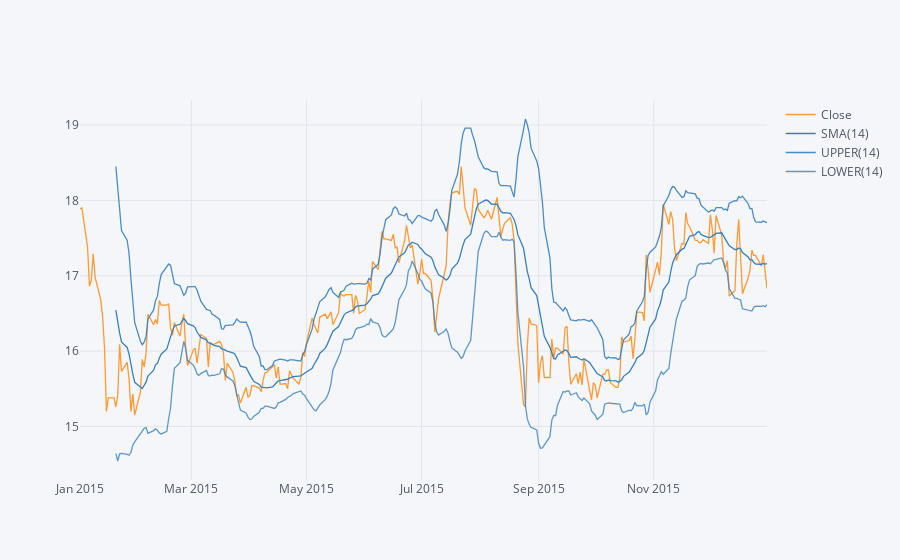

Notebook cell for this chart:
### Code cell
#Simple Moving average
BAC['Close'].ix['2015-01-01':'2016-01-01'].ta_plot(study='boll')

### Figure 1 — Plotly figure (JSON) as saved in the notebook; plotly's stock layout.template omitted (floating-point values rounded to 4 significant figures; data arrays with more than 128 entries replaced by an {"elided": "..."} marker saying what was removed)
{"data": [{"line": {"color": "rgba(255, 153, 51, 1.0)", "dash": "solid", "width": 1.3}, "mode": "lines", "name": "Close", "text": "", "type": "scatter", "x": {"elided": "261 str values"}, "y": {"elided": "261 float values"}}, {"line": {"color": "rgba(55, 128, 191, 1.0)", "dash": "solid", "width": 1.3}, "mode": "lines", "name": "SMA(14)", "text": "", "type": "scatter", "x": {"elided": "261 str values"}, "y": {"elided": "261 mixed values"}}, {"line": {"color": "rgba(55, 128, 191, 0.89999999999999991)", "dash": "solid", "width": 1.3}, "mode": "lines", "name": "UPPER(14)", "text": "", "type": "scatter", "x": {"elided": "261 str values"}, "y": {"elided": "261 mixed values"}}, {"line": {"color": "rgba(55, 128, 191, 0.79999999999999982)", "dash": "solid", "width": 1.3}, "mode": "lines", "name": "LOWER(14)", "text": "", "type": "scatter", "x": {"elided": "261 str values"}, "y": {"elided": "261 mixed values"}}], "layout": {"legend": {"bgcolor": "#F5F6F9", "font": {"color": "#4D5663"}}, "paper_bgcolor": "#F5F6F9", "plot_bgcolor": "#F5F6F9", "titlefont": {"color": "#4D5663"}, "xaxis1": {"gridcolor": "#E1E5ED", "showgrid": true, "tickfont": {"color": "#4D5663"}, "title": "", "titlefont": {"color": "#4D5663"}, "zerolinecolor": "#E1E5ED"}, "yaxis1": {"gridcolor": "#E1E5ED", "showgrid": true, "tickfont": {"color": "#4D5663"}, "title": "", "titlefont": {"color": "#4D5663"}, "zerolinecolor": "#E1E5ED"}}}
